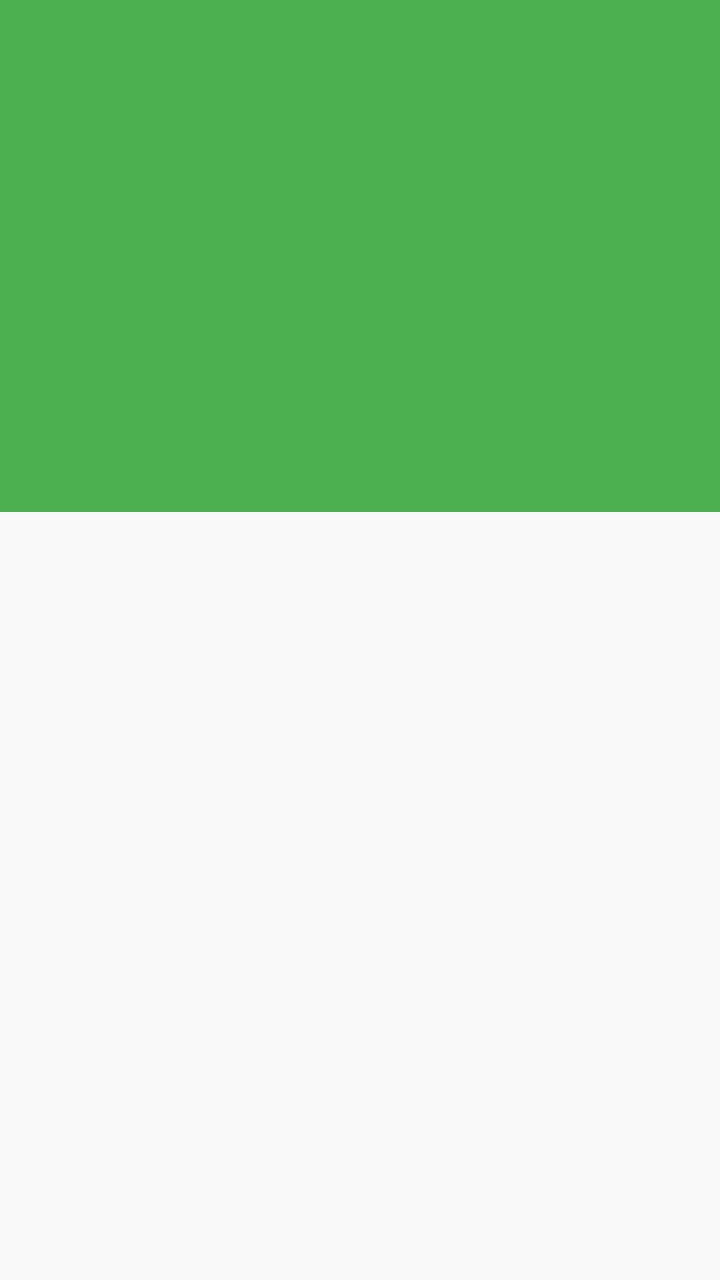
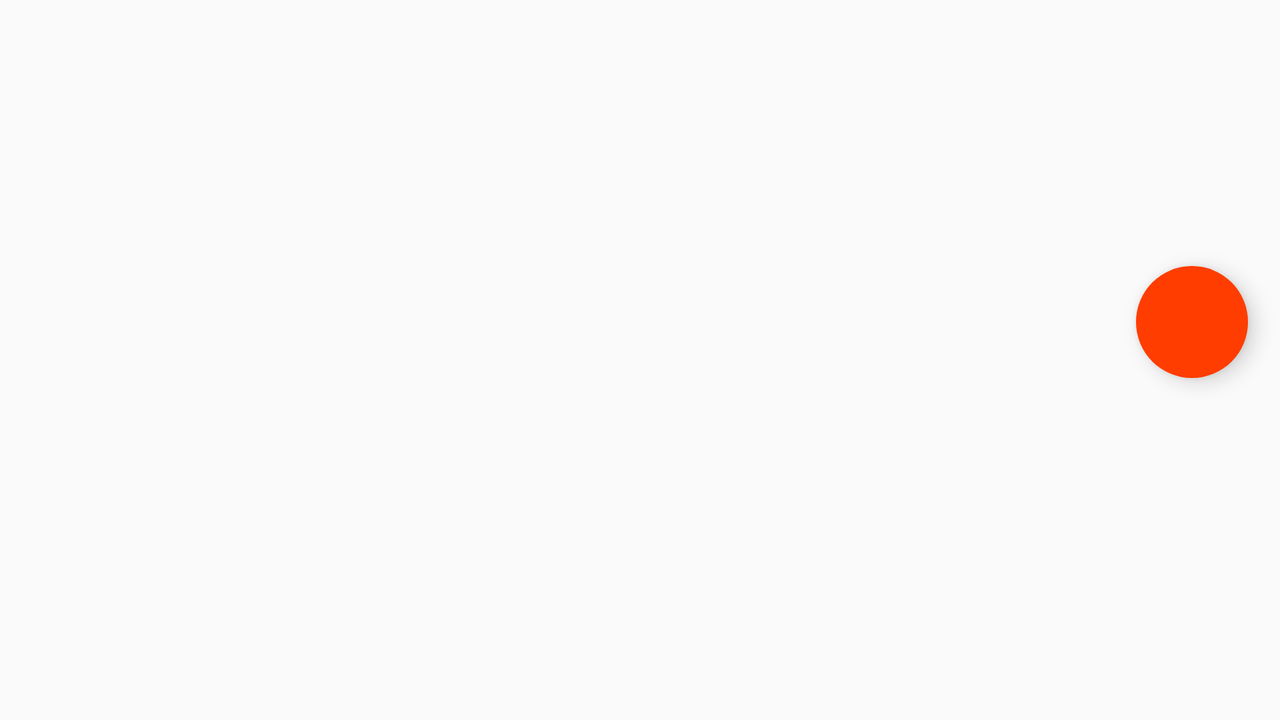

Two renders of one Android screen. The first uses the default layout on a phone; the second uses the alternative layout the repository ships for a different screen configuration, on a matching device. The two XML files are below.
<!-- AndroidManifest.xml: application theme Theme.Bacon.Main -->
<!-- res/layout/activity_test_detail.xml -->
<android.support.design.widget.CoordinatorLayout xmlns:android="http://schemas.android.com/apk/res/android"
    xmlns:app="http://schemas.android.com/apk/res-auto"
    android:id="@+id/detail_content"
    android:layout_width="match_parent"
    android:layout_height="match_parent"
    android:fitsSystemWindows="true">

    <android.support.design.widget.AppBarLayout
        android:id="@+id/app_bar_layout"
        android:layout_width="match_parent"
        android:layout_height="@dimen/detail_photo_height"
        android:background="?colorPrimary"
        android:fitsSystemWindows="true">

        <android.support.design.widget.CollapsingToolbarLayout
            android:id="@+id/collapsing_toolbar_layout"
            android:layout_width="match_parent"
            android:layout_height="match_parent"
            android:fitsSystemWindows="true"
            android:theme="@style/ThemeOverlay.AppCompat.Dark"
            app:collapsedTitleTextAppearance="@style/TextAppearance.Widget.AppCompat.Toolbar.Title"
            app:contentScrim="?attr/colorPrimary"
            app:expandedTitleTextAppearance="@style/CollapsingToolbarLayoutExpandedTextStyle"
            app:layout_scrollFlags="scroll|exitUntilCollapsed">

            <ImageView
                android:id="@+id/photo"
                android:layout_width="match_parent"
                android:layout_height="match_parent"
                android:fitsSystemWindows="true"
                android:scaleType="centerCrop"
                android:transitionName="@string/transition_photo"
                app:layout_collapseMode="parallax" />

            
            
            
            
            

            <android.support.v7.widget.Toolbar
                android:id="@+id/toolbar"
                android:layout_width="match_parent"
                android:layout_height="?actionBarSize"
                app:layout_collapseMode="pin" />

        </android.support.design.widget.CollapsingToolbarLayout>
    </android.support.design.widget.AppBarLayout>

    <android.support.v4.widget.NestedScrollView
        android:layout_width="match_parent"
        android:layout_height="wrap_content"
        android:fitsSystemWindows="true"
        app:layout_behavior="@string/appbar_scrolling_view_behavior">

        <LinearLayout
            android:id="@+id/article_container"
            android:layout_width="match_parent"
            android:layout_height="wrap_content"
            android:elevation="@dimen/cardview_default_elevation"
            android:orientation="vertical">

            <TextView
                android:id="@+id/article_title"
                android:layout_width="match_parent"
                android:layout_height="wrap_content"
                android:layout_margin="@dimen/detail_inner_horiz_margin"
                android:textAppearance="@style/Base.TextAppearance.AppCompat.Title"
                android:textColorLink="?colorAccent" />

            <TextView
                android:id="@+id/article_subtitle"
                android:layout_width="match_parent"
                android:layout_height="wrap_content"
                android:layout_margin="@dimen/detail_inner_horiz_margin"
                android:textAppearance="@style/Base.TextAppearance.AppCompat.Body2" />

            <TextView
                android:id="@+id/article_body"
                android:layout_width="match_parent"
                android:layout_height="wrap_content"
                android:layout_margin="@dimen/detail_inner_horiz_margin"
                android:lineSpacingMultiplier="@fraction/detail_body_line_spacing_multiplier"
                android:textAppearance="@style/Base.TextAppearance.AppCompat.Body1"
                android:textColorLink="?colorAccent" />

        </LinearLayout>

    </android.support.v4.widget.NestedScrollView>

</android.support.design.widget.CoordinatorLayout>
<!-- resources referenced by this layout -->
<resources>
  <dimen name="detail_inner_horiz_margin">16dp</dimen>
  <dimen name="detail_photo_height">256dp</dimen>
  <string name="transition_photo">photoTransition</string>
  <style name="CollapsingToolbarLayoutExpandedTextStyle">
          <item name="android:textColor">@android:color/transparent</item>
          <item name="android:textSize">0sp</item>
      </style>
  <style name="Theme.Bacon.Main" parent="@style/Theme.AppCompat.Light.NoActionBar">
          <item name="colorPrimary">@color/green_500</item>
          <item name="colorPrimaryDark">@color/green_700</item>
          <item name="colorAccent">@color/deep_orange_a400</item>
  
          <item name="android:windowContentTransitions">true</item>
          <item name="android:windowSharedElementEnterTransition">@transition/image_transition</item>
          <item name="android:windowSharedElementExitTransition">@transition/image_transition</item>
      </style>
  <color name="green_500">#4CAF50</color>
  <color name="green_700">#388E3C</color>
  <color name="deep_orange_a400">#FF3D00</color>
</resources>
<!-- res/layout-land/activity_test_detail.xml (the repository's variant of the layout above) -->
<!-- drawn on the phone turned sideways -->
<android.support.design.widget.CoordinatorLayout xmlns:android="http://schemas.android.com/apk/res/android"
    xmlns:app="http://schemas.android.com/apk/res-auto"
    android:id="@+id/detail_content"
    android:layout_width="match_parent"
    android:layout_height="match_parent"
    android:fitsSystemWindows="true">

    <LinearLayout
        android:layout_width="match_parent"
        android:layout_height="match_parent"
        android:fitsSystemWindows="true"
        android:orientation="horizontal">

        <ImageView
            android:id="@+id/photo"
            android:layout_width="match_parent"
            android:layout_height="match_parent"
            android:layout_weight="2"
            android:fitsSystemWindows="true"
            android:scaleType="centerCrop"
            android:transitionName="@string/transition_photo" />

        <android.support.v4.widget.NestedScrollView
            android:id="@+id/article_scroll_container"
            android:layout_width="match_parent"
            android:layout_height="wrap_content"
            android:layout_weight="1"
            android:fitsSystemWindows="true"
            app:layout_behavior="@string/appbar_scrolling_view_behavior">

            <LinearLayout
                android:id="@+id/article_container"
                android:layout_width="match_parent"
                android:layout_height="wrap_content"
                android:elevation="@dimen/cardview_default_elevation"
                android:orientation="vertical">

                <TextView
                    android:id="@+id/article_title"
                    android:layout_width="match_parent"
                    android:layout_height="wrap_content"
                    android:layout_margin="@dimen/detail_inner_horiz_margin"
                    android:textAppearance="@style/Base.TextAppearance.AppCompat.Title"
                    android:textColorLink="?colorAccent" />

                <TextView
                    android:id="@+id/article_subtitle"
                    android:layout_width="match_parent"
                    android:layout_height="wrap_content"
                    android:layout_margin="@dimen/detail_inner_horiz_margin"
                    android:textAppearance="@style/Base.TextAppearance.AppCompat.Body2" />

                <TextView
                    android:id="@+id/article_body"
                    android:layout_width="match_parent"
                    android:layout_height="wrap_content"
                    android:layout_margin="@dimen/detail_inner_horiz_margin"
                    android:lineSpacingMultiplier="@fraction/detail_body_line_spacing_multiplier"
                    android:textAppearance="@style/Base.TextAppearance.AppCompat.Body1"
                    android:textColorLink="?colorAccent" />

            </LinearLayout>

        </android.support.v4.widget.NestedScrollView>
    </LinearLayout>

    <android.support.v7.widget.Toolbar
        android:id="@+id/toolbar"
        android:layout_width="match_parent"
        android:layout_height="?actionBarSize" />

    <android.support.design.widget.FloatingActionButton
        android:id="@+id/share_button"
        android:layout_width="wrap_content"
        android:layout_height="wrap_content"
        android:layout_margin="@dimen/grid_2"
        android:src="@drawable/ic_action_share"
        app:borderWidth="0dp"
        app:elevation="@dimen/fab_elevation"
        app:layout_anchor="@id/article_container"
        app:layout_anchorGravity="bottom|right|end"
        app:pressedTranslationZ="@dimen/fab_press_translation_z" />

</android.support.design.widget.CoordinatorLayout>
<!-- resources referenced by the variant -->
<!-- as the phone turned sideways resolves them -->
<resources>
  <dimen name="detail_inner_horiz_margin">16dp</dimen>
  <!-- from res/values-land/ -->
  <dimen name="fab_elevation">6dp</dimen>
  <!-- from res/values-land/ -->
  <dimen name="fab_press_translation_z">12dp</dimen>
  <!-- from res/values-land/ -->
  <dimen name="grid_2">16dp</dimen>
  <string name="transition_photo">photoTransition</string>
  <style name="Theme.Bacon.Main" parent="@style/Theme.AppCompat.Light.NoActionBar">
          <item name="colorPrimary">@color/green_500</item>
          <item name="colorPrimaryDark">@color/green_700</item>
          <item name="colorAccent">@color/deep_orange_a400</item>
  
          <item name="android:windowContentTransitions">true</item>
          <item name="android:windowSharedElementEnterTransition">@transition/image_transition</item>
          <item name="android:windowSharedElementExitTransition">@transition/image_transition</item>
      </style>
  <color name="green_500">#4CAF50</color>
  <color name="green_700">#388E3C</color>
  <color name="deep_orange_a400">#FF3D00</color>
</resources>
